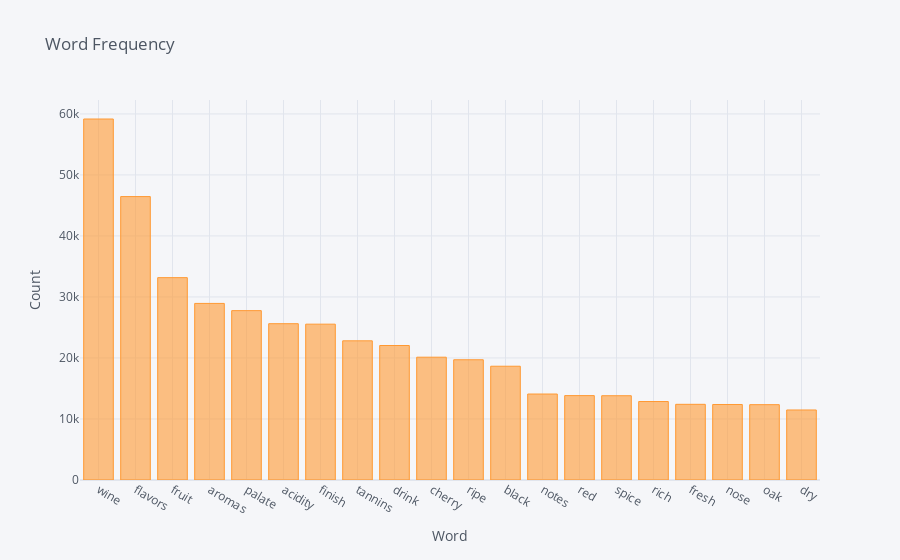

Write notebook code for a chart like this one.
### Code cell
words_df.set_index('word').word_count.head(20).iplot(kind = 'bar', title = 'Word Frequency', yTitle = 'Count', xTitle = 'Word')

### Figure 1 — Plotly figure (JSON) as saved in the notebook; plotly's stock layout.template omitted (floating-point values rounded to 4 significant figures)
{"data": [{"marker": {"color": "rgba(255, 153, 51, 0.6)", "line": {"color": "rgba(255, 153, 51, 1.0)", "width": 1}}, "name": "word_count", "orientation": "v", "text": "", "x": ["wine", "flavors", "fruit", "aromas", "palate", "acidity", "finish", "tannins", "drink", "cherry", "ripe", "black", "notes", "red", "spice", "rich", "fresh", "nose", "oak", "dry"], "y": [59169, 46453, 33166, 28944, 27758, 25618, 25542, 22812, 22045, 20129, 19708, 18649, 14090, 13832, 13814, 12863, 12405, 12376, 12349, 11477], "type": "bar"}], "layout": {"legend": {"bgcolor": "#F5F6F9", "font": {"color": "#4D5663"}}, "paper_bgcolor": "#F5F6F9", "plot_bgcolor": "#F5F6F9", "title": {"font": {"color": "#4D5663"}, "text": "Word Frequency"}, "xaxis": {"gridcolor": "#E1E5ED", "showgrid": true, "tickfont": {"color": "#4D5663"}, "title": {"font": {"color": "#4D5663"}, "text": "Word"}, "zerolinecolor": "#E1E5ED"}, "yaxis": {"gridcolor": "#E1E5ED", "showgrid": true, "tickfont": {"color": "#4D5663"}, "title": {"font": {"color": "#4D5663"}, "text": "Count"}, "zerolinecolor": "#E1E5ED"}}}
